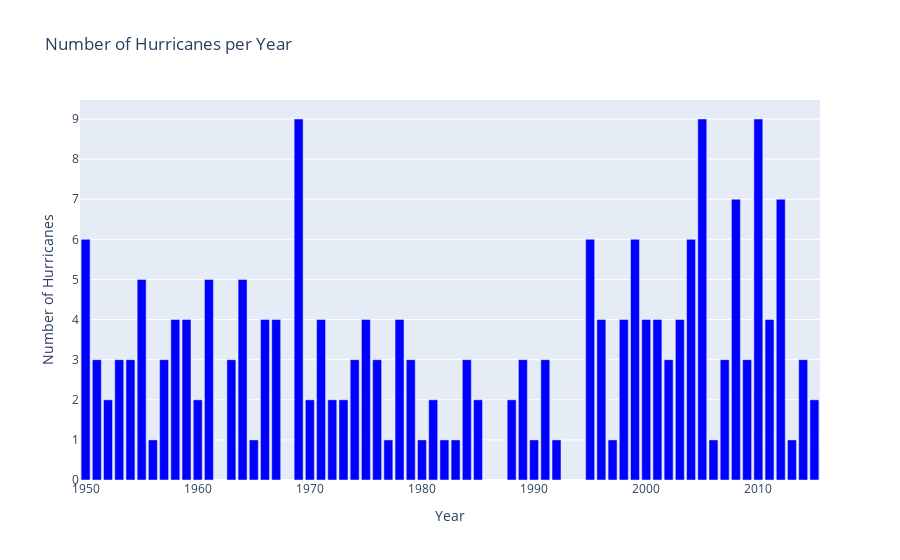

Source (notebook cell):
### Code cell
x = storms_per_year['Year']
y = storms_per_year['Number of storms']

fig = go.Figure()
fig.add_trace(go.Bar(x=x, y=y, marker_color='blue'))
fig.update_layout(title='Number of Hurricanes per Year', xaxis_title='Year', yaxis_title='Number of Hurricanes')

fig.show()

### Figure 1 — Plotly figure (JSON) as saved in the notebook; plotly's stock layout.template omitted (floating-point values rounded to 4 significant figures)
{"data": [{"marker": {"color": "blue"}, "type": "bar", "x": [1950, 1951, 1952, 1953, 1954, 1955, 1956, 1957, 1958, 1959, 1960, 1961, 1963, 1964, 1965, 1966, 1967, 1969, 1970, 1971, 1972, 1973, 1974, 1975, 1976, 1977, 1978, 1979, 1980, 1981, 1982, 1983, 1984, 1985, 1988, 1989, 1990, 1991, 1992, 1995, 1996, 1997, 1998, 1999, 2000, 2001, 2002, 2003, 2004, 2005, 2006, 2007, 2008, 2009, 2010, 2011, 2012, 2013, 2014, 2015], "y": [6, 3, 2, 3, 3, 5, 1, 3, 4, 4, 2, 5, 3, 5, 1, 4, 4, 9, 2, 4, 2, 2, 3, 4, 3, 1, 4, 3, 1, 2, 1, 1, 3, 2, 2, 3, 1, 3, 1, 6, 4, 1, 4, 6, 4, 4, 3, 4, 6, 9, 1, 3, 7, 3, 9, 4, 7, 1, 3, 2]}], "layout": {"title": {"text": "Number of Hurricanes per Year"}, "xaxis": {"title": {"text": "Year"}}, "yaxis": {"title": {"text": "Number of Hurricanes"}}}}
